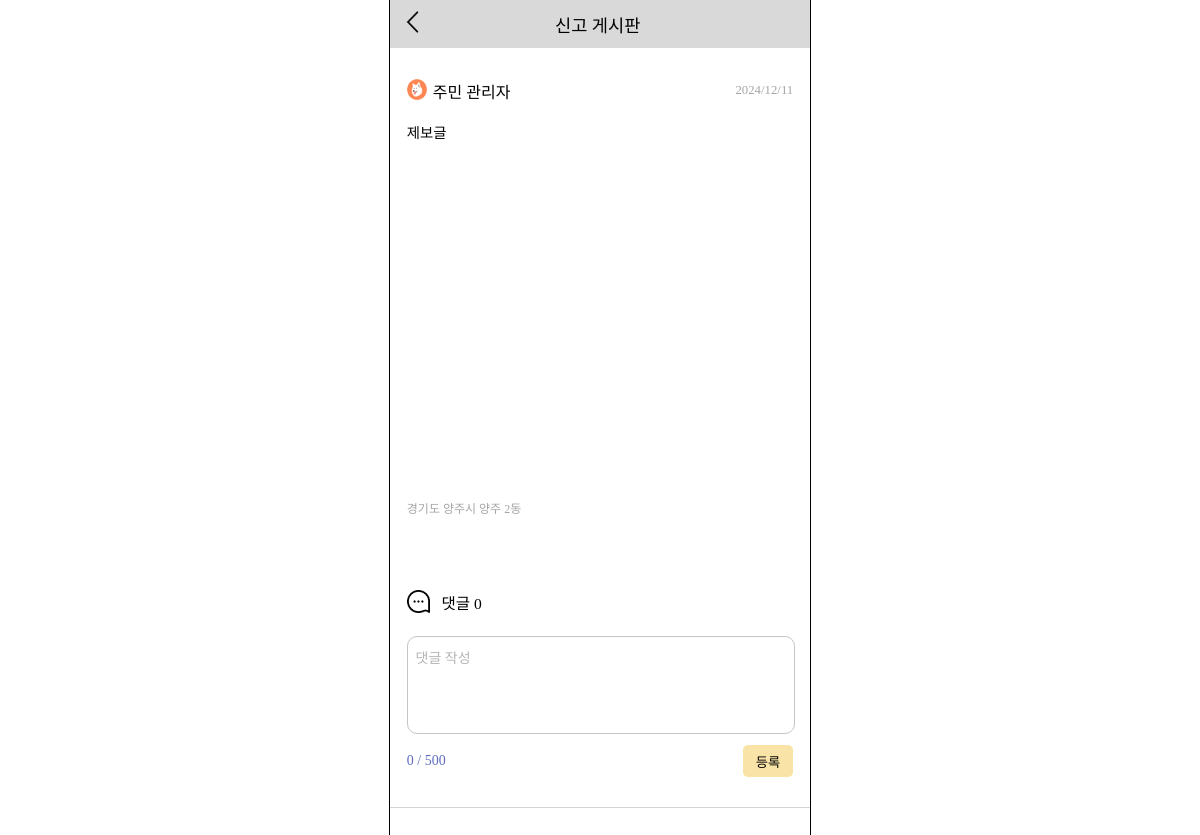
Before: /boards/petrol-board-detail/27/ with the older database file.
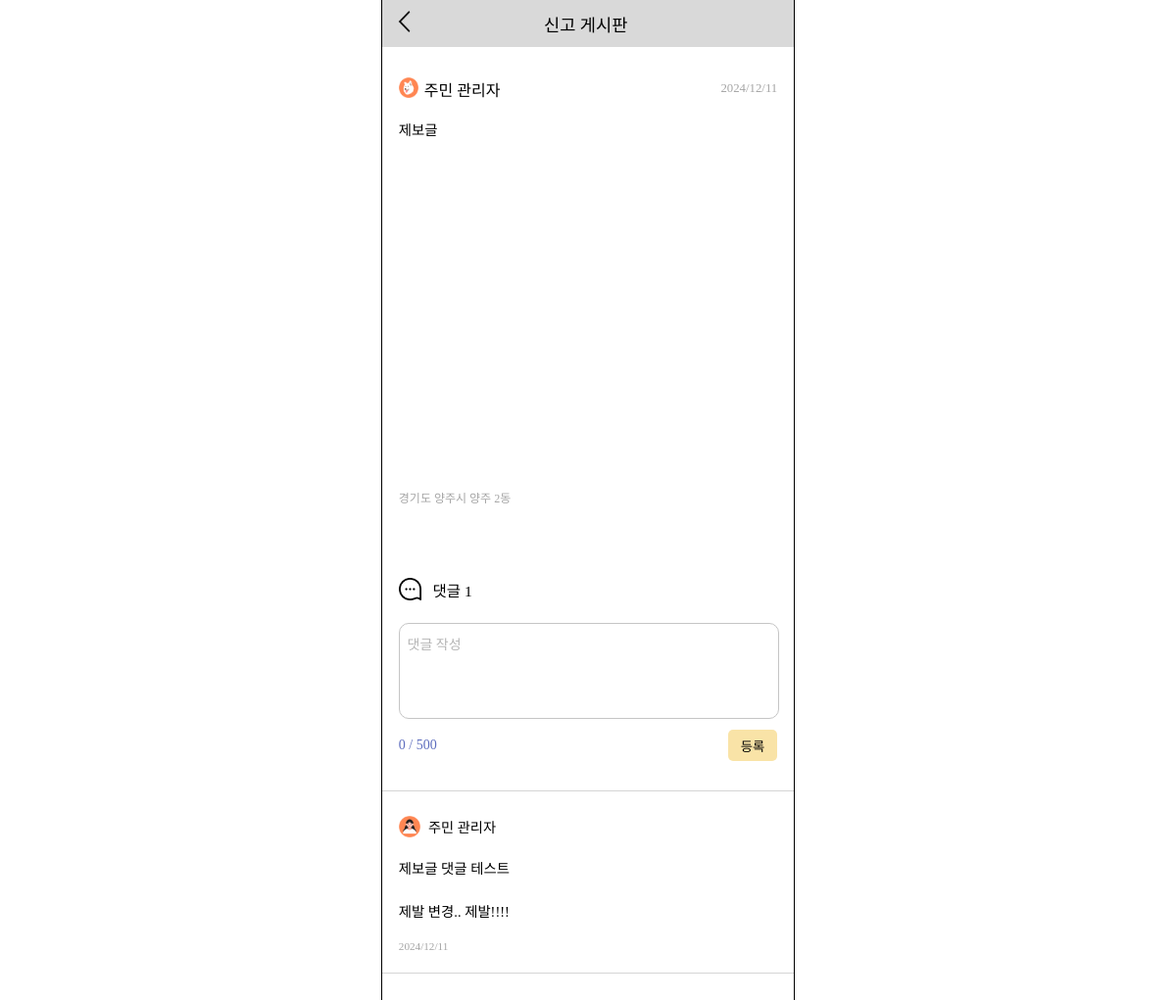
After: the same page with the newer database file.
### boards/models.py (models this page shows)
class Comment(models.Model):
    board = models.ForeignKey(Board, on_delete=models.CASCADE)
    user = models.ForeignKey(settings.AUTH_USER_MODEL, on_delete=models.CASCADE)
    content = models.TextField(null=False, blank=False)
    created_at = models.DateTimeField(auto_now_add=True)

### accounts/models.py (models this page shows, shortened)
class Member(AbstractBaseUser):
    user_id = models.CharField(primary_key=True, max_length=15, null=False, blank=False, unique=True)
    email = models.EmailField(max_length=100, null=False, blank=False, unique=True)
    nickname = models.CharField(null=False, max_length=8, blank=False)
    region_sido = models.CharField(null=False, max_length=30, blank=False)
    region_sigungu = models.CharField(null=False, max_length=30, blank=False)
    region_dong = models.CharField(null=False, max_length=30, blank=False)
    member_type = models.ForeignKey(MemberType, on_delete=models.CASCADE, null=False, blank=False)
    is_active = models.BooleanField(default=True)
    is_admin = models.BooleanField(default=False)
    objects = UserManager()
    USERNAME_FIELD = 'user_id'
    REQUIRED_FIELDS = ['email', 'nickname', 'region_sido', 'region_sigungu', 'region_dong', 'member_type']

class MemberType(models.Model):
    type_name = models.CharField(max_length=10)
    def __str__(self):
        return self.type_name

### boards/views.py (the view)
# urls.py: path('petrol-board-detail/<int:id>/', views.petrol_board_detail, name='petrol_board_detail'),
def petrol_board_detail(request, id):
    board = Board.objects.get(id=id)
    if request.method == 'POST':
        form = CommentForm(request.POST)
        if form.is_valid():
            comment = form.save(commit=False)
            comment.board = board
            comment.user = request.user
            comment.save()
            return redirect('boards:petrol_board_detail', id=id)
    else:
        form = CommentForm()
    location = BoardLocation.objects.get(board=board)
    comments = Comment.objects.filter(board=board)
    context = {
        'board': board,
        'location': location,
        'comments': comments,
        'comment_count': comments.count(),
    }
    return render(request, 'boards/petrol_board_detail.html', context)

### templates/boards/petrol_board_detail.html (shortened to what this page needs)
<!DOCTYPE html>
{% load static %}
<html lang="ko">
<head>
    <link rel="stylesheet" href="{% static 'css/petrol_board_detail.css' %}">
    <link rel="stylesheet" as="style" crossorigin href="https://cdn.jsdelivr.net/gh/ungveloper/web-fonts/SCoreDream/font-face.css" />
    <link rel="stylesheet" as="style" crossorigin href="https://cdn.jsdelivr.net/gh/ungveloper/web-fonts/SCoreDream/font-family.css" />
</head>
<body>
    <div class="container-content">
        <div class="contents">
            <div class="content">
                <div class="top-block">
                    <div>
                        <img src="{% static 'image/back.png' %}" alt="" onclick="window.history.back();">
                    </div>
                    <div class="title">신고 게시판</div>
                </div>
                <div class="post-block">
                    <div class="post-header">
                        <div class="user-profile">
                            <div class="user-img"><img src="{% static 'image/petrol_profile.png' %}" alt=""></div>
                            <div>{{ board.user.member_type }} <span class="text-strong">{{ board.user.nickname }}</span></div>
                        </div>
                        <div class="post-date">{{ board.created_at|date:"Y/m/d"  }}</div>
                    </div>
                    <div class="post-content">
                        {{ board.content|linebreaks }}
                    </div>
                    <div id="map"></div>
                    <div class="user-region">{{ board.region_sido }} {{ board.region_sigungu }} {{ board.region_dong }}</div>
                    <div class="comment-title-header">
                        <div class="comment-img">
                            <img src="{% static 'image/speech-bubble.png' %}" alt="">
                        </div>
                        <div class="comment-num">댓글 {{ comment_count }}</div>
                    </div>
                    <form action="{% url 'boards:petrol_board_detail' board.id%}" method="post" id="comment-form">
                        <textarea name="content" id="comment-area" placeholder="댓글 작성" maxlength="500" spellcheck="false"></textarea>
                        <div class="comment-form-footer">
                            <div id="text-count">0 / 500</div>
                            <div class="submit-btn">
                                <button type="submit">등록</button>
                            </div>
                        </div>
                    </form>
                </div>
                <div class="line"></div>
                {% for comment in comments %}
                    <div class="comment-block">
                        <div class="comment-block-header">
                            <div class="comment-infos">
                                <div class="comment-user-profile">
                                    {% if comment.user.member_type.type_name == '반려견 순찰대' %}
                                        <img src="{% static 'image/petrol_profile.png' %}" alt="">
                                    {% else %}
                                         <img src="{% static 'image/people_profile.png' %}" alt="">
                                    {% endif %}
                                </div>
                                <div class="comment-user-name">{{ comment.user.member_type}} <span class="text-strong">{{ comment.user.nickname }}</span></div>
                            </div>
                        </div>
                        <div class="comment-content">
                            {{ comment.content|linebreaks }}
                        </div>
                        <div class="comment-date">{{ comment.created_at|date:"Y/m/d" }}</div>
                    </div>
                {% endfor %}
            </div>
        </div>
    </div>
</body>
</html>

Changed rows visible on the page:
added Comment: user.member_type "주민", user.nickname "관리자", content "제보글 댓글 테스트 제발 변경.. 제발!!!!", created_at "2024/12/11"
Other visible differences:
{{ comment_count }}: "0" → "1"
